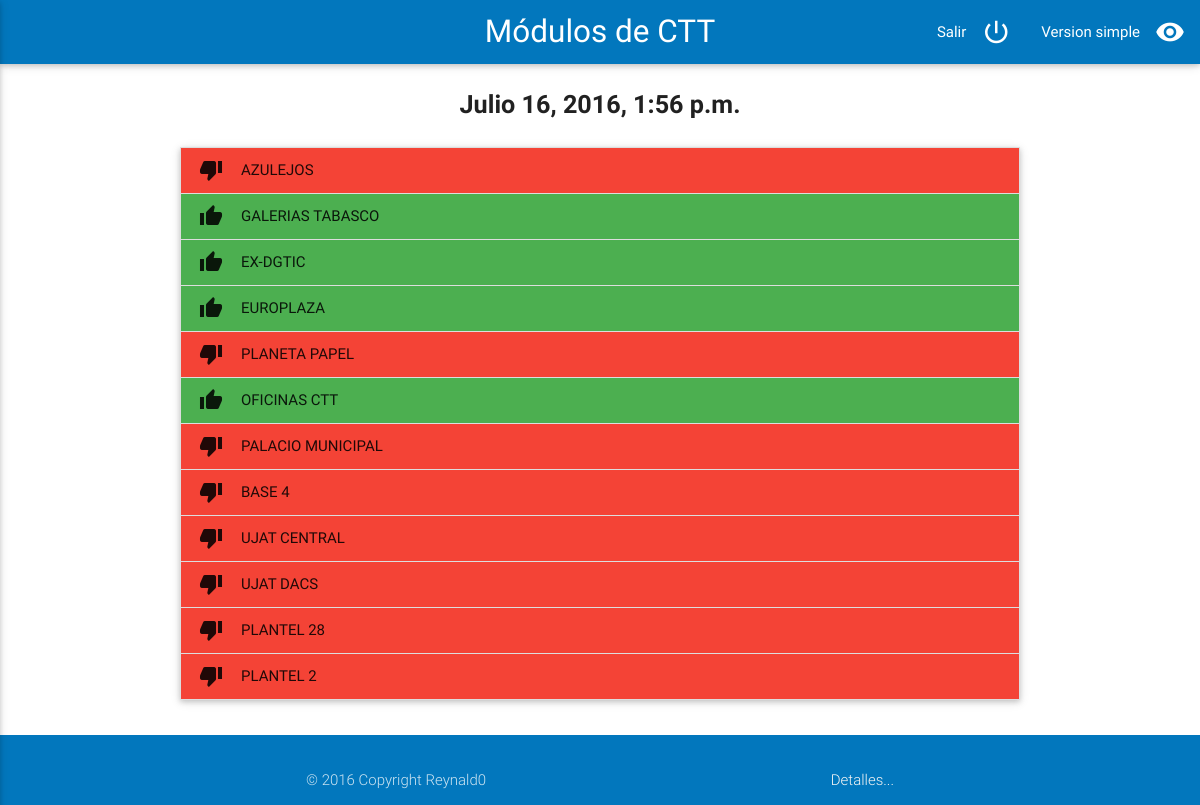
Screenshot of / (signed in) with the database file from the repository.
### modulos/models.py (models this page shows, shortened)
class Modulo(models.Model):
	nombre = models.CharField(max_length = 20)
	horario_inicio = models.TimeField()
	horario_final = models.TimeField()
	ubicacion = models.TextField(blank=True)
	funciona = models.BooleanField()

### modulos/views.py (the view)
# urls.py: url(r'^$', inicio, name='inicio'),
def inicio(request):
	fecha_actual = datetime.datetime.now() - datetime.timedelta(hours=5)
	modulos = Modulo.objects.all()
	return render(request, 'inicio.html', {'fecha_actual': fecha_actual, 'modulos': modulos })

### templates/inicio.html (shortened to what this page needs)
{% extends 'components/base.html' %}
{% load staticfiles %}
{% block encabezado %}
	{{ fecha_actual }}
{% endblock encabezado%}
{% block contenido %}
	<ul class="collapsible" data-collapsible="accordion">
		{% for modulo in modulos %}
			<li>
		      	{% if modulo.funciona %}
		      	<div class="collapsible-header green">
		      		<i class="material-icons">thumb_up</i>
		      	{% else %}
		      	<div class="collapsible-header red">
		      		<i class="material-icons">thumb_down</i>
		      	{% endif %}
		      	{{ modulo.nombre|upper }}
		      </div>
		    </li>
    	{% endfor %}
  </ul>
{% endblock contenido %}

### static/css/custom.css (style rules this page uses)
body { display: flex; min-height: 100vh; flex-direction: column; }

### rows the page displays
Modulo: funciona False (drawn), nombre "AZULEJOS"
Modulo: funciona True (drawn), nombre "GALERIAS TABASCO"
Modulo: funciona True (drawn), nombre "EX-DGTIC"
Modulo: funciona True (drawn), nombre "EUROPLAZA"
Modulo: funciona False (drawn), nombre "PLANETA PAPEL"
Modulo: funciona True (drawn), nombre "OFICINAS CTT"
Modulo: funciona False (drawn), nombre "PALACIO MUNICIPAL"
Modulo: funciona False (drawn), nombre "BASE 4"
Modulo: funciona False (drawn), nombre "UJAT CENTRAL"
Modulo: funciona False (drawn), nombre "UJAT DACS"
Modulo: funciona False (drawn), nombre "PLANTEL 28"
Modulo: funciona False (drawn), nombre "PLANTEL 2"
